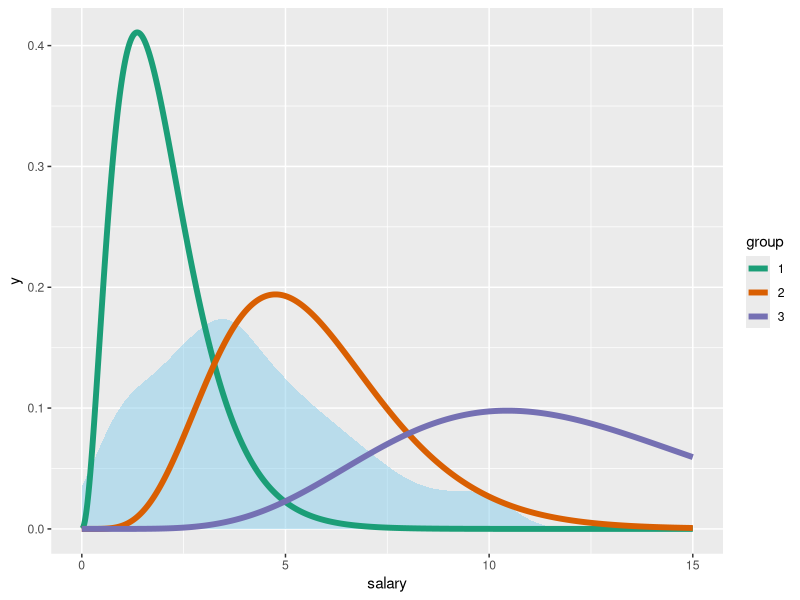

Write R code to recreate this figure.
# libraries --------------------------------------------------------------------
library(ggplot2)
library(tidyverse)

# load the data ----------------------------------------------------------------
df <- read.csv("../data/salaries.csv")

# to thousands
df$salary <- df$salary / 1000

# gammas -----------------------------------------------------------------------
gammas <- data.frame(
  k = c(3.122, 6.517, 7.731),
  t = c(0.641, 0.862, 1.552)
)

# calculate density
x_max <- 15
x <- seq(0, x_max, length.out = 1000)

df_gamma <- data.frame(x = numeric(), y = numeric(), group = factor())

for (i in seq_len(nrow(gammas))) {
  gamma <- gammas[i, ]
  y <- dgamma(x, gamma$k, scale = gamma$t)
  df_gamma <- df_gamma %>% add_row(x = x, y = y, group = as.factor(i))
}

# plot -------------------------------------------------------------------------
ggplot(data = df, aes(x = salary)) +
  geom_density(color = NA, fill = "skyblue", alpha = 0.5) +
  geom_line(data = df_gamma, aes(x = x, y = y, color = group), linewidth = 2) +
  xlim(0, x_max) +
  scale_color_brewer(type = "qual", palette = 2)
